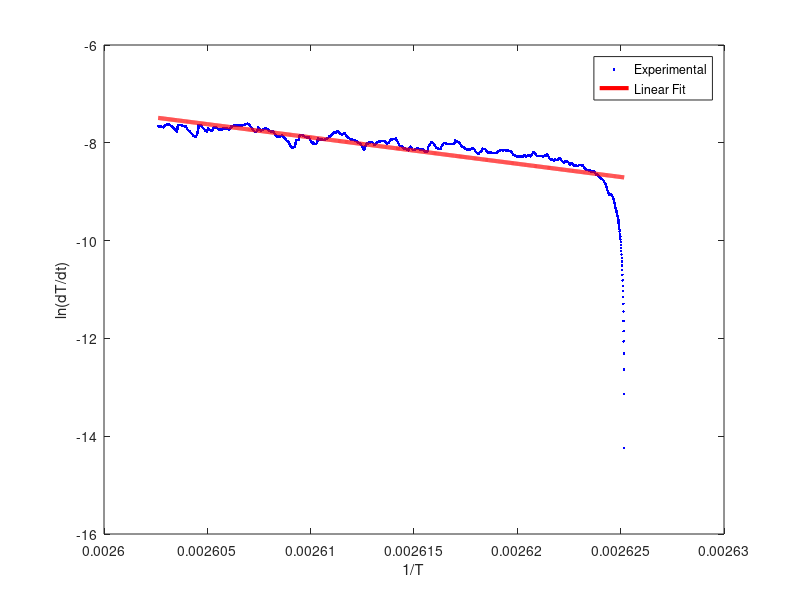
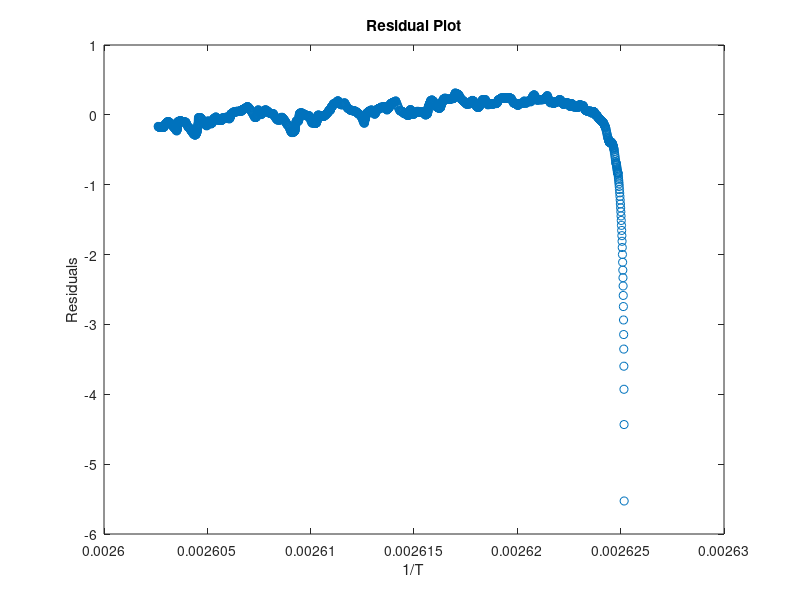

The MATLAB source for these figures, in order:
clc
clear
load shangyong_lfp_newdata.mat
Temp=new_data(:,1);
dTemp_dt=new_data(:,2);
numtimesteps=size(new_data);


Temp=double(Temp(24685:26927));
dTemp_dt=double(dTemp_dt(24685:26927));

% 设计巴特沃斯低通滤波器
Fs = 50000; % 采样频率，示例中为1000 Hz
Wn = 2*100/Fs; % 截止频率为50 Hz，根据信号特性确定
[b,a] = butter(1, Wn); % 计算滤波器系数，滤波器的阶数为4

% 对信号进行滤波
dTemp_dt_filtered = filter(b, a, dTemp_dt);

% 假设 Te_2, T0, Temp, dTemp_dt 是已知的实验数据
Te_2 = 387.2; % 假设的 Te_2 值
Te_2=double(Te_2);
% 定义目标函数，用于最小二乘法
% ... [其他代码不变] ...

% 对数变换
ln_dTemp_dt = log(dTemp_dt_filtered./(Te_2-Temp));

% 使用线性回归拟合 1/T 和 ln(dT/dt)
p_linear = polyfit(1./Temp, ln_dTemp_dt, 1);

% 从线性回归中获取参数
slope = p_linear(1); % 对应于 Ea_2 / (-8.314)
intercept = p_linear(2); % 对应于 log(A_2)

% 显示结果
fprintf('Slope (Ea_2 / (-8.314)) = %f\n', slope);
fprintf('Intercept (log(A_2)) = %f\n', intercept);

Ea_2=slope*(-8.314);
A_2=exp(intercept);

% 显示结果
fprintf('Ea_2 = %f\n', Ea_2);
fprintf('A_2 = %f\n', A_2);


% 绘制原始数据和线性拟合结果
x = 1./Temp;
R_SIM=intercept + slope*x;
figure
plot(x, ln_dTemp_dt, 'b.', x, R_SIM, 'r-', 'LineWidth', 3);
xlabel('1/T');
ylabel('ln(dT/dt)');
legend('Experimental', 'Linear Fit');

% 计算R-squared
SSres = sum((ln_dTemp_dt - R_SIM).^2);  % 残差平方和
SStot = sum((ln_dTemp_dt - mean(ln_dTemp_dt)).^2);  % 总平方和
R2 = 1 - SSres/SStot;

% 计算MSE和RMSE
MSE = mean((ln_dTemp_dt - R_SIM).^2);
RMSE = sqrt(MSE);

% 计算MAE
MAE = mean(abs(ln_dTemp_dt - R_SIM));

% 计算MAPE
n = length(ln_dTemp_dt); % 获取数据点的数量
mape = (100 / n) * sum(abs((ln_dTemp_dt - R_SIM) ./ ln_dTemp_dt));



% 显示精度指标
fprintf('R-squared: %f\n', R2);
fprintf('MSE: %f\n', MSE);
fprintf('RMSE: %f\n', RMSE);
fprintf('MAE: %f\n', MAE);
fprintf('MAPE: %f%%\n', mape);

% 绘制残差图
figure
residuals = ln_dTemp_dt - R_SIM;
plot(1./Temp, residuals, 'o');
xlabel('1/T');
ylabel('Residuals');
title('Residual Plot');